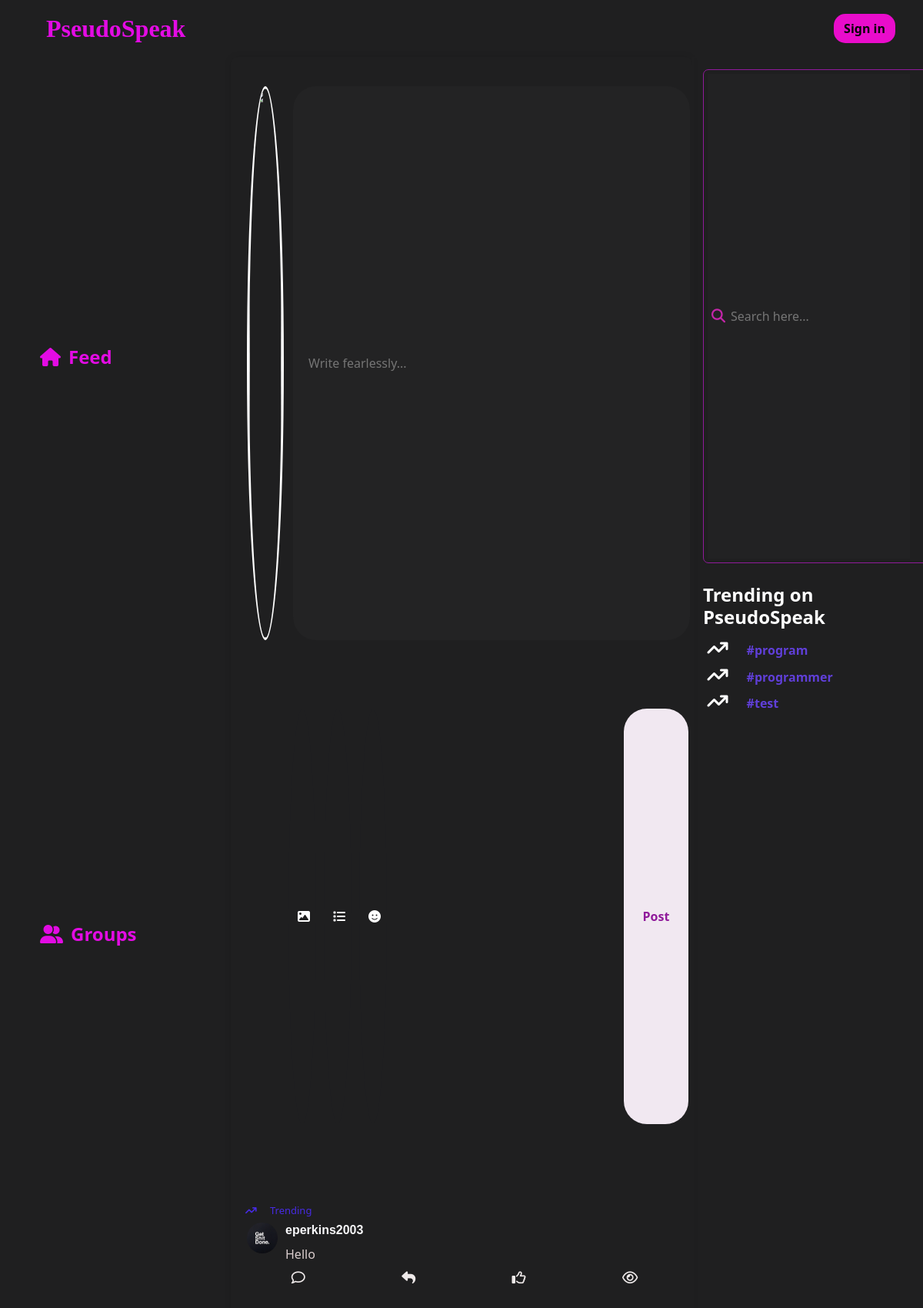
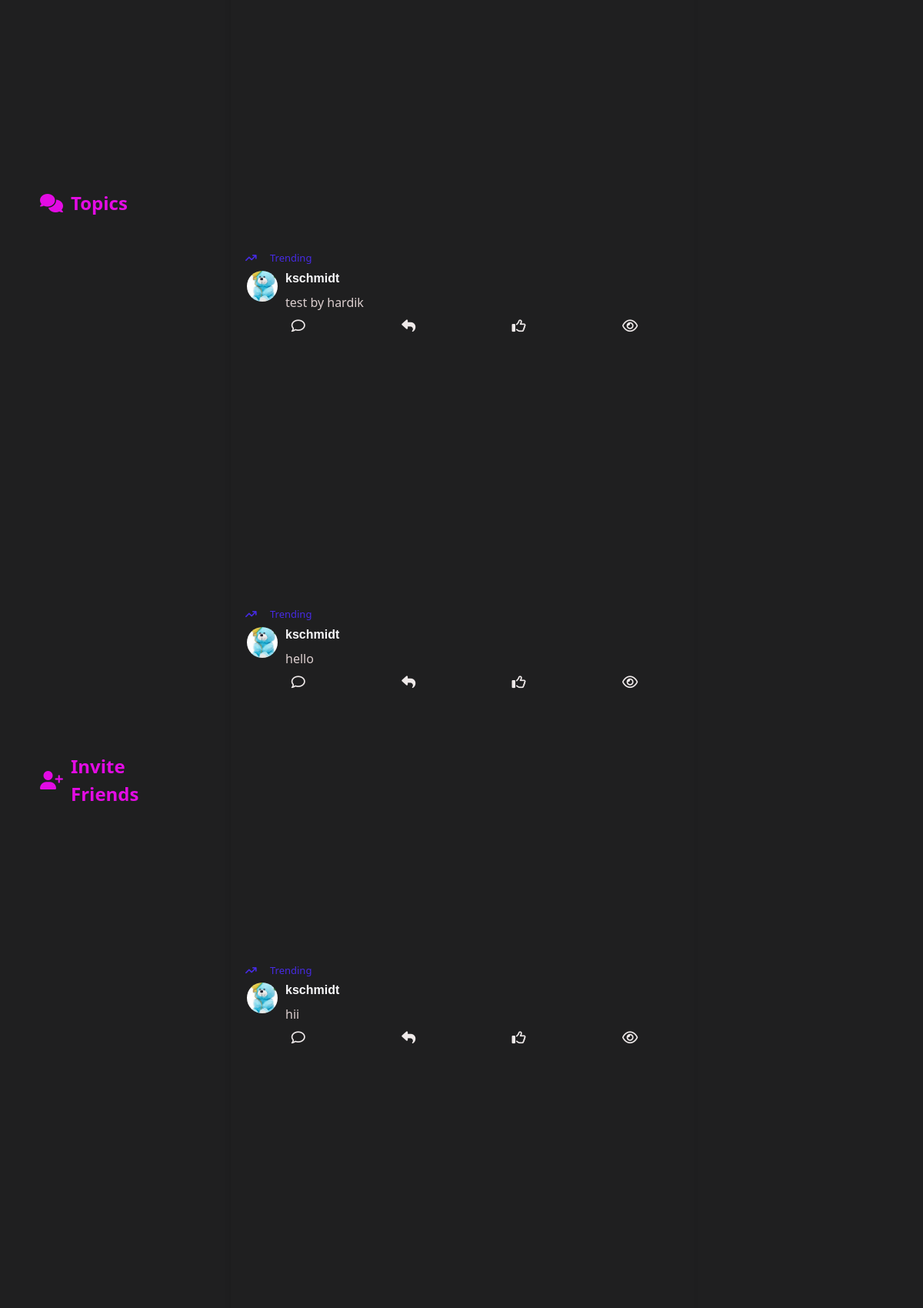
The page / (upper part) on the database its author committed (2 pictures, top to bottom).
### main/models.py (models this page shows, shortened)
class TrendingMessage(models.Model):
    user=models.ForeignKey(User,null=True,on_delete=models.CASCADE)
    content=models.TextField()
    hashtags=models.ManyToManyField('Hashtag')
    date_added = models.DateTimeField(auto_now_add=True,null=True)
    parent_message = models.ForeignKey('self', null=True, blank=True, on_delete=models.CASCADE, related_name='replies')
    class Meta:
        ordering = ('-date_added',)

class Profile(models.Model):
    user=models.OneToOneField(User,null=True,on_delete=models.CASCADE)
    profile_img=models.ImageField(null=True,blank=True,upload_to='images/')

class Hashtag(models.Model):
    tag=models.CharField(max_length=255)
    count=models.IntegerField(default=1,null=True)
    class Meta:
        ordering = ('-count',)

### main/views.py (the view)
# urls.py: path("",views.index,name="index"),
def index(request):
    if request.method=='POST':
        name=request.POST.get('editUser')
        user=request.user
        user.username=name
        user.save()
        return redirect('index')
    else:
        query = request.GET.get('search-input')
        if query:
            print(query)
            hashtags=Hashtag.objects.filter(tag__icontains=query)
        else:
            hashtags=Hashtag.objects.all()[:3]
        messages=TrendingMessage.objects.filter(parent_message=None)
        return render(request,"main/index.html",{'messages':messages,'hashtags':hashtags})

### main/templates/main/index.html (shortened to what this page needs)
{% load static %}
<!DOCTYPE html>
<html lang="en">
<head>
  <link href="https://cdn.jsdelivr.net/npm/bootstrap@5.3.1/dist/css/bootstrap.min.css" rel="stylesheet"
>
  <link rel="stylesheet" href="{% static 'main/css/index.css' %}">
</head>
<body>
<nav class="navbar navbar-expand-lg bg-body-tertiary">
  <div class="container-fluid">
    <a class="navbar-brand ms-5 nav-logo" href="{% url 'index' %}">PseudoSpeak</a>
    <div class="collapse navbar-collapse" id="navbarSupportedContent">
      {% if user.is_authenticated %}
      <img id="profile_img_navbar" src="{{ user.profile.profile_img.url }}" alt="" style="width: 50px; height: 50px; border-radius: 50%; margin-right: 10px;">
<a href="{% url 'logout' %}" class="btn signbtn me-4">Logout</a>
      {% else %}
        <a href="{% url 'login_or_signup_view' %}" class="btn signbtn me-4">Sign in</a>
      {% endif %}
    </div>
  </div>
</nav>
<div class="container-fluid">
  <div class="row content-1">
    <div class="col-3 content-1a">
      <ul>
        <li class="active"><i class="fa-solid fa-house"></i><a href="{% url 'index' %}">Feed</a></li>
        <li><i class="fa-solid fa-user-group"></i><a href="{% url 'rooms' %}">Groups</a></li>
        <li><i class="fa-solid fa-comments"></i>Topics</li>
        <li><i class="fa-solid fa-user-plus"></i>Invite Friends</li>
        <li><a href="{% url 'logout' %}">Settings</a></li>
      </ul>
    </div>
    <div class="col-6 content-1b content-scroll">
      <div class="msgbox">
        <form>
          <div class="msgbox-input">
            <div class="msgbox-img ">
              <img src="{{user.profile.profile_img.url}}" alt="">
            </div>
            <input id="data1" type="text" placeholder="Write fearlessly...">
          </div>
          <div class="msg-con row">
            <button id="uploadButton" class="msgbox-btn2 col-2 align-self-center"><i class="fa-solid fa-image"></i></button>
            <button class="msgbox-btn2 col-2 align-self-center"><i class="fa-solid fa-list"></i></button>
            <button class="msgbox-btn2 col-2 align-self-center"><i class="fa-solid fa-face-smile"></i></button>
            <button class="msgbox-btn btn align-self-center" id="post-msg">Post</button>
          </div>
          {% for m in messages %}
          <div id="message-output" class="msg-output-main row">
            <div class="msgbox-trendings">
              <span><i class="fa-solid fa-arrow-trend-up"></i>Trending</span>
            </div>
            <div class="msg-output">
              <div class="msg-output-img">
                <img src="{{m.user.profile.profile_img.url}}" alt="Profile Picture">
              </div>
              <div class="msg-output-details">
                <h5>{{m.user.username}}</h5>
                <p>{{m.content}}</p>
              </div>
            </div>
            <div class="msg-output-icons">
              <i class="far fa-comment" id="comment" data-message-id="{{m.pk}}"></i>
              <i class="fa-solid fa-reply"></i>
              <i class="far fa-thumbs-up"></i>
              <i class="fa-regular fa-eye"></i>
            </div>
          </div>
          {% endfor %}
        </form>
      </div>
    </div>
    <div class="col-3 content-1a">
      <div class="search-container">
        <form id="search-form" method="get" action="{% url 'index' %}">
          <input type="text" name="search-input" class="search-input" id="search-input" placeholder="Search here...">
          <i class="fas fa-search search-icon" id="search-icon"></i>
      </form>
      </div>
      <div class="trending">
        <h4 class="trending-heading">Trending on PseudoSpeak</h4>
        <div class="trending-topics">
          {% for tag in hashtags %}
          <div class="t1">
            <span><i class="fa-solid fa-arrow-trend-up"></i></span>
            <a class="trends" href="#">{{tag.tag}}</a>
          </div>
          {% endfor %}
        </div>
      </div>
    </div>
  </div>
</div>
</body>
</html>

### main/static/main/css/index.css (style rules this page uses)
body { background: #1f1f20; color: white; overflow: hidden; }
.nav-logo { color: rgba(233, 11, 233, 0.973); font-size: xx-large; font-weight: bolder; font-family: serif; }
.navbar.bg-body-tertiary { background-color: transparent !important; color: white; }
.signbtn { background-color: #e90ccb; color: rgb(5, 5, 5); border-radius: 15px; font-family: 'Segoe UI', Tahoma, Geneva, Verdana, sans-serif; font-weight: bold; }
.content-1 { height: 90vh; }
.content-1b { border: 1px solid #1f1f20; height: 100vh; }
.content-1a { border: 2px solid #1f1f20; height: 90vh; }
.content-1a ul li { list-style: none; margin: 30px 18px; font-size: x-large; font-weight: 600; border-radius: 30px; padding-left: 20px; padding-top: 5px; height: 8vh; background: none; }
.content-1a ul { list-style-type: none; padding: 0; }
.content-1a li { display: flex; align-items: center; color: rgba(233, 11, 233, 0.973); background-color: transparent; padding: 10px 15px; cursor: pointer; transition: background-color 0.2s ease; }
.content-1a i.fa-solid { font-size: 24px; margin-right: 10px; }
.content-1a li a { color: rgba(233, 11, 233, 0.973); text-decoration: none; }
.search-container { display: flex; align-items: center; border: 1px solid #901a9b; border-radius: 7px; width: 300px; margin-top: 5%; padding: 5px; position: relative; }
.search-input { height: 7vh; flex-grow: 1; border: none; outline: none; font-size: 16px; background: hsla(0, 0%, 53%, 0.04); color: #ccc; padding-left: 30px; }
.search-icon { position: absolute; left: 10px; top: 50%; transform: translateY(-50%); color: #c426a9; font-size: 18px; }
.trending { margin-top: 10%; }
.trending-heading { margin-top: 5%; font-weight: bolder; }
.trending-topics { padding: 2%; }
.trends { padding-left: 10px; }
.t1 { margin-bottom: 3%; }
.t1 a { font-weight: bold; text-decoration: none; color: rgb(96, 63, 216); }
.msgbox { display: flex; margin-top: 3%; }
.msgbox-input { display: flex; width: 48vw; justify-content: space-between; }
.msgbox-input input { width: 43vw; background: hsla(0, 0%, 53%, 0.04); outline: none; border: none; color: white; padding-left: 20px; border-radius: 30px; }
.msgbox-img { width: 4vw; height: 8vh; overflow: hidden; border-radius: 50%; border: 3px solid #fff; }
.msgbox-img img { width: 100%; height: 100%; object-fit: cover; }
.msg-con { display: flex; border-bottom: 2px solid #1f1f20; height: 8vh; }
.msgbox-btn { background-color: #f1e8f1; color: #901a9b; border-radius: 30px; width: 7vw; height: 6vh; margin-left: auto; margin-right: 14px; font-weight: bold; }
.msgbox-btn2 { border-radius: 50%; width: 3vw; height: 6vh; background-color: #1f1f20; border: none; color: white; margin-right: 10px; }
.msgbox-btn2:first-child { margin-left: 11%; }
.msgbox-trendings { padding-left: 10px; font-size: 13px; font-weight: 500; color: rgb(71, 43, 228); margin-top: 2%; }
.msgbox-trendings i { padding-right: 3%; }
.msg-output { display: flex; margin-top: 1%; align-items: flex-start; }
.msg-output-img { width: 40px; height: 40px; margin-right: 10px; border-radius: 50%; overflow: hidden; display: flex; align-items: center; justify-content: center; }
.msg-output-img img { width: 100%; height: 100%; object-fit: cover; }
.msg-output-details { flex-grow: 1; color: #f8f8fa; }
.msg-output-details h5 { font-size: 16px; font-weight: bold; margin-bottom: 5px; font-family: Verdana, Geneva, Tahoma, sans-serif; }
.msg-output-details p { font-size: 14px; margin: 0; }
.msg-output-main { border-bottom: 2px solid #1f1f20; }
.msg-output-icons { display: flex; flex-direction: row; align-items: flex-start; margin-top: 10px; justify-content: space-around; height: 4vh; }
.msg-output-icons i { margin-right: 10px; font-size: 18px; color: #f7f1f1f5; }
.content-scroll { height: 100vh; overflow-y: auto; }
.content-1b { background-color: #1f1f20; padding: 20px; border-radius: 10px; box-shadow: 0 0 10px rgba(0, 0, 0, 0.1); }
.content-1b p:nth-child(2) { font-size: 16px; color: #dbcece; }
.content-1b p { font-size: 14px; line-height: 1.5; margin-top: 10px; color: #ddc6c6; }

### main/templates/main/index.html (style rules this page uses)
a { color: white; text-decoration: none; }

### rows shown on the page
TrendingMessage: user.profile.profile_img (picture), user.username "eperkins2003", content "Hello"
TrendingMessage: user.profile.profile_img (picture), user.username "kschmidt", content "test by hardik"
TrendingMessage: user.profile.profile_img (picture), user.username "kschmidt", content "hello"
TrendingMessage: user.profile.profile_img (picture), user.username "kschmidt", content "hii"
Hashtag: tag "#program"
Hashtag: tag "#programmer"
Hashtag: tag "#test"
